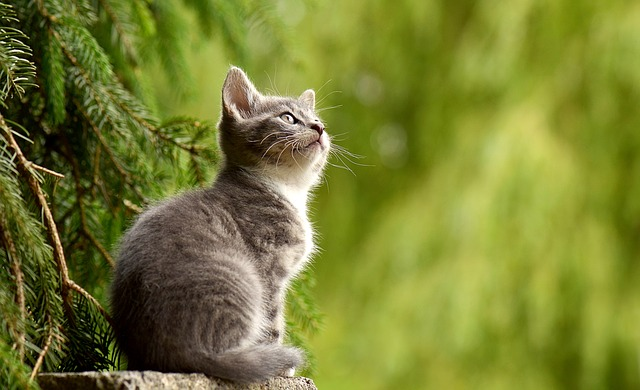
#> input picture eYantra Robotics Competition IIT Bombay/cat.jpg, 640 x 390 px
$ python imageprocess.py
#> lines starting #> are read from the running program, lines starting #| are printed output that depends on the picture
import cv2
import numpy as np
# import os
# import sys
import csv
import imageio


# [84 lines left out: function partA, not called in this run]


def partB():
    im = cv2.imread(r"cat.jpg")
#> im is the input picture: shape (390, 640, 3); mean B, G, R 50.1, 126.1, 119.4
    im[:, :, 0] = 0
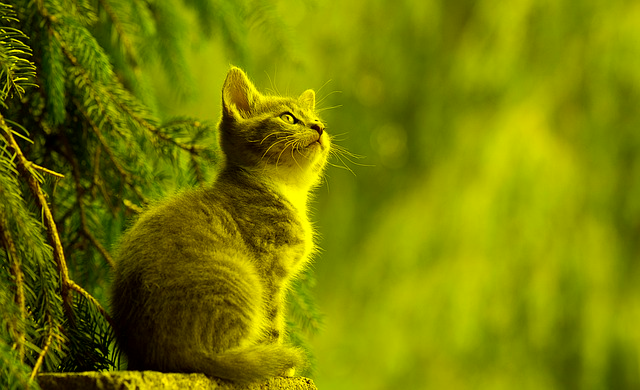
#> im: shape (390, 640, 3); mean B, G, R 0, 126.1, 119.4
    im[:, :, 1] = 0
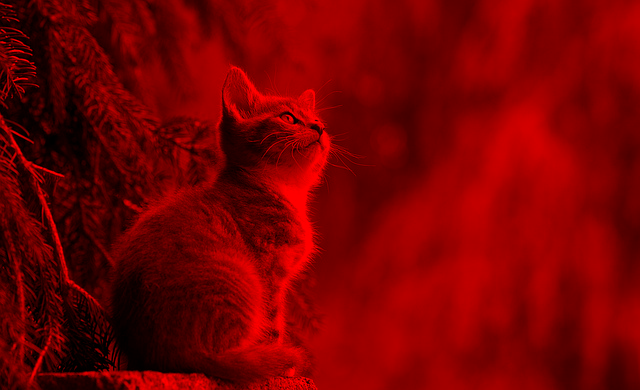
#> im: shape (390, 640, 3); mean B, G, R 0, 0, 119.4
    red = cv2.imwrite("cat_red.jpg", im)
    # red.save("cat_red.jpg")

    pass


def partC():
    im = cv2.imread(r"flowers.jpg")
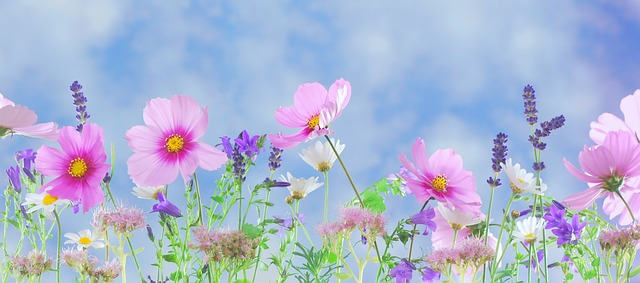
#> input picture eYantra Robotics Competition IIT Bombay/flowers.jpg, 640 x 283 px
#> im is the input picture: shape (283, 640, 3); mean B, G, R 209, 182.4, 172.4
    bgra = cv2.cvtColor(im, cv2.COLOR_BGR2BGRA)
    alpha = np.full_like(im[..., 0], 128)
    print(alpha)
#> (printed output is left out)
    bgra = cv2.merge((im, alpha))
    cv2.imwrite('flowers_alpha.png', bgra)


def partD():
    im = imageio.imread(r"horse.jpg")
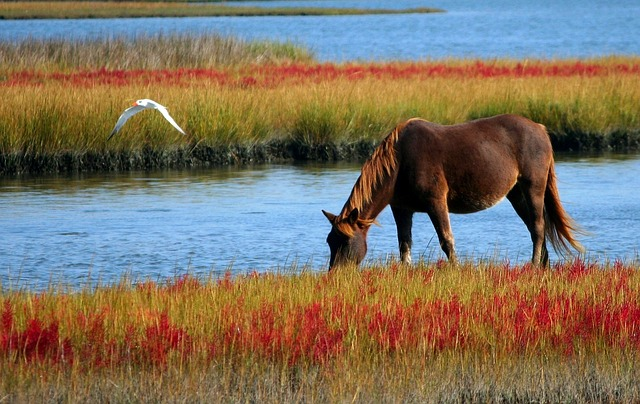
#> input picture eYantra Robotics Competition IIT Bombay/horse.jpg, 640 x 404 px
#> im is the input picture: shape (404, 640, 3); mean R, G, B 126.6, 113.2, 95.9
    aa = im[:, :, 0]
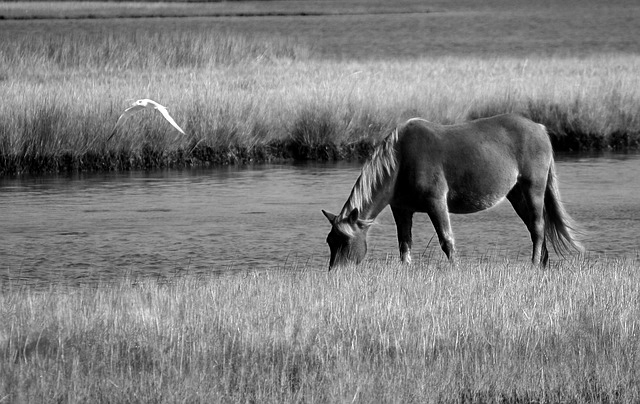
#> aa: shape (404, 640); min 0, max 255, mean 126.6
    ab = im[:, :, 1]
    ac = im[:, :, 2]
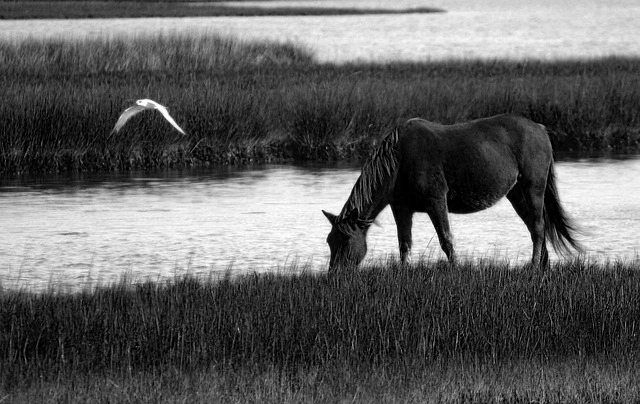
#> ac: shape (404, 640); min 0, max 255, mean 95.9
    I = ((0.3 * aa) + (0.59 * ab) + (0.11 * ac))
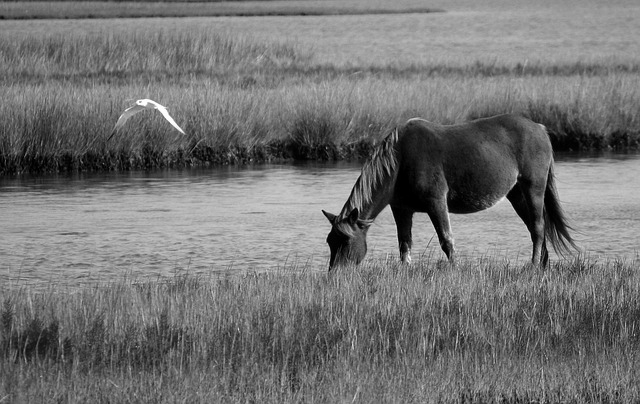
#> I: shape (404, 640) float64; min 0, max 255, mean 115.3
    cv2.imwrite("horse_gray.jpg", I)


partB()
partC()
partD()
